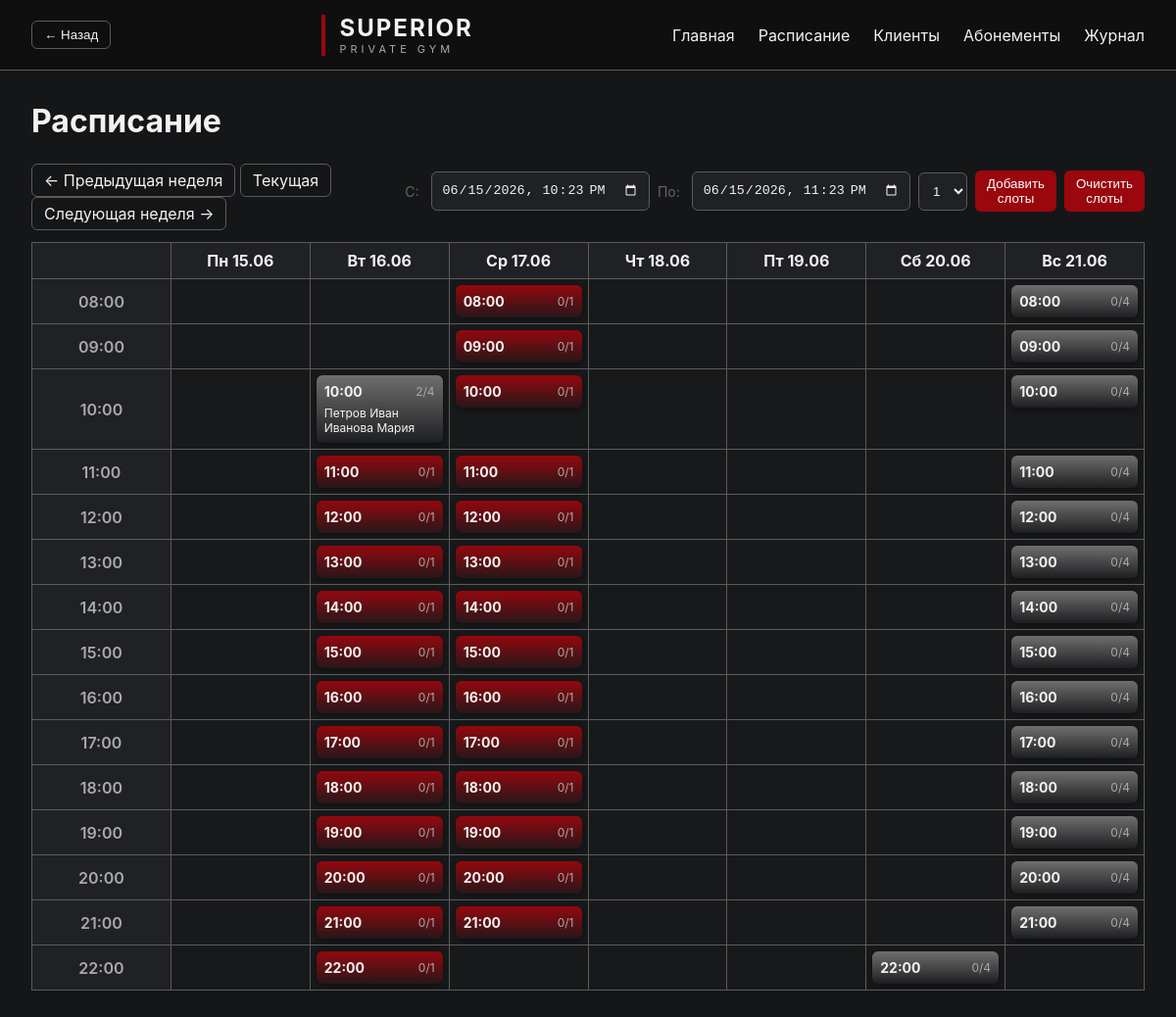
The app's page /schedule with its own data.
### app.py (models this page shows, shortened)
class Slot(Base):
    __tablename__ = "slots"
    id = Column(Integer, primary_key=True)
    start_time = Column(DateTime)
    capacity = Column(Integer, default=4)

class Client(Base):
    __tablename__ = "clients"
    id = Column(Integer, primary_key=True)
    first_name = Column(String, nullable=True)
    last_name = Column(String, nullable=True)
    patronymic = Column(String, nullable=True)
    birth_year = Column(Integer, nullable=True)
    birth_place = Column(String, nullable=True)
    phone = Column(String, nullable=True)
    name = Column(String, nullable=True)
    remaining_sessions = Column(Integer, default=1)

### app.py (the view)
@app.get("/schedule")
def schedule(request: Request, db: Session = Depends(get_db), week_offset: int = 0):
    slots = db.query(Slot).order_by(Slot.start_time).all()
    now = datetime.now()
    base_week_start = (now - timedelta(days=now.weekday())).replace(hour=0, minute=0, second=0, microsecond=0)
    week_start = base_week_start + timedelta(days=7 * week_offset)
    days = [week_start + timedelta(days=i) for i in range(7)]
    hours = list(range(8, 23))
    default_time = datetime.now().strftime("%Y-%m-%dT%H:%M")
    default_end_time = (datetime.now() + timedelta(hours=1)).strftime("%Y-%m-%dT%H:%M")
    grid = {(d_idx, h): None for d_idx in range(7) for h in hours}
    for slot in slots:
        if not slot.start_time:
            continue
        slot_dt = slot.start_time
        delta = slot_dt.date() - week_start.date()
        if delta.days < 0 or delta.days >= 7:
            continue
        day_index = delta.days
        hour = slot_dt.hour
        if hour in hours:
            bookings = db.query(Booking).filter(Booking.slot_id == slot.id).all()
            clients_in_slot = [db.get(Client, b.client_id) for b in bookings]
            grid[(day_index, hour)] = {
                'slot': slot,
                'booked': len(clients_in_slot),
                'clients': clients_in_slot,
            }
    return templates.TemplateResponse(
        request=request,
        name="schedule.html",
        context={
            "days": days,
            "hours": hours,
            "grid": grid,
            "default_time": default_time,
                "default_end_time": default_end_time,
            "week_offset": week_offset,
        },
    )

### templates/schedule.html (shortened to what this page needs)
{% extends "base.html" %}
{% block content %}
<div class="page-title">
    <h1>Расписание</h1>
</div>
{% set flash = request.query_params.get('flash') %}
<div class="page-controls" style="margin-bottom:12px; display:flex; gap:12px; align-items:center;">
    <div class="week-nav">
        <a class="btn btn--ghost" href="/schedule?week_offset={{ week_offset - 1 }}">← Предыдущая неделя</a>
        <a class="btn btn--ghost" href="/schedule?week_offset=0">Текущая</a>
        <a class="btn btn--ghost" href="/schedule?week_offset={{ week_offset + 1 }}">Следующая неделя →</a>
    </div>
    <form method="post" action="/slots/add" class="form-row" style="flex-direction:row;gap:8px;align-items:center;margin-left:auto;">
        <span style="font-size: 14px; color: #666; margin-right: 4px;">С:</span>
        <input class="field" type="datetime-local" name="start_time" value="{{ default_time }}" required />
        <span style="font-size: 14px; color: #666; margin-right: 4px;">По:</span>
        <input class="field" type="datetime-local" name="end_time" value="{{ default_end_time }}" required />
        <select name="capacity" class="field">
            <option value="1">1</option>
        </select>
        <button class="btn">Добавить слоты</button>
        <button class="btn" onclick="this.form.action='/slots/remove';">Очистить слоты</button>
    </form>
</div>
<div class="calendar">
    <table class="calendar-table">
        <thead>
            <tr>
                <th></th>
                {% set ru_days = ['Пн','Вт','Ср','Чт','Пт','Сб','Вс'] %}
                {% for day in days %}
                <th>{{ ru_days[loop.index0] }} {{ day.strftime('%d.%m') }}</th>
                {% endfor %}
            </tr>
        </thead>
        <tbody>
            {% for hour in hours %}
            <tr>
                <td class="calendar-time">{{ '%02d:00' % hour }}</td>
                {% for d_idx in range(0,7) %}
                <td class="calendar-cell">
                    {% set cell = grid.get((d_idx, hour)) %}
                    {% if cell %}
                    {%- set color_class = '' -%}
                    {%- if cell.slot.capacity == 1 -%}
                        {%- set color_class = 'slot--red' -%}
                    {%- elif cell.slot.capacity == 2 -%}
                        {%- set color_class = 'slot--yellow' -%}
                    {%- else -%}
                        {%- if cell.booked >= cell.slot.capacity -%}
                            {%- set color_class = 'slot--green' -%}
                        {%- else -%}
                            {%- set color_class = 'slot--gray' -%}
                        {%- endif -%}
                    {%- endif -%}
                    <a class="panel {{ color_class }}" href="/slot/{{ cell.slot.id }}?week_offset={{ week_offset }}">
                        <div class="slot-meta">
                            <div class="card-time">{{ cell.slot.start_time.strftime('%H:%M') }}</div>
                            <div class="card-capacity">{{ cell.booked }}/{{ cell.slot.capacity }}</div>
                        </div>
                        {% if cell.clients %}
                        <ul class="cell-clients">
                            {% for c in cell.clients %}
                            <li>{{ c.fio() }}</li>
                            {% endfor %}
                        </ul>
                        {% endif %}
                    </a>
                    {% endif %}
                </td>
                {% endfor %}
            </tr>
            {% endfor %}
        </tbody>
    </table>
</div>
{% endblock %}

### templates/base.html (shortened to what this page needs)
<!DOCTYPE html>
<html lang="ru">
<head>
    <link rel="stylesheet"
          href="/static/style.css">
</head>
<body>
<header class="header">
    <div class="left-controls">
        <button class="btn btn--ghost" onclick="history.back()">← Назад</button>
    </div>
    <div class="logo">
        <span class="logo-red"></span>
        <div>
            <div class="brand">
                SUPERIOR
            </div>
            <div class="subtitle">
                PRIVATE GYM
            </div>
        </div>
    </div>
    <nav>
        <a href="/">
            Главная
        </a>
        <a href="/schedule">
            Расписание
        </a>
        <a href="/clients">
            Клиенты
        </a>
        <a href="/subscriptions">
            Абонементы
        </a>
        <a href="/journal">
            Журнал
        </a>
    </nav>
</header>
<main class="container">
    {% block content %}
    {% endblock %}
</main>
</body>
</html>

### static/style.css (style rules this page uses)
:root { --bg: #151618; --surface: #1F2124; --surface-hover: #252525; --text: #f2f2f2; --muted: #aaaaaa; --accent: #9A070D; --accent-hover: #B10A11; --accent-soft: rgba(154,7,13,.15); --warm_1: #8A6A4A; --warm_2: #7B5A3D; --green: #3c8f3f; --border: #5B5B5B; --radius: 6px; --radius-lg: 10px; --pad: 10px; --pad-lg: 20px; --btn-pad: 6px 12px; --row-height: 41px; --wrapper-rows: 10; }
.panel { background: var(--surface); border-radius: var(--radius-lg); padding: var(--pad-lg); color: var(--text); }
.btn { display: inline-block; padding: var(--btn-pad); border-radius: var(--radius); background: var(--accent); color: white; border: none; cursor: pointer; text-decoration: none; text-align: center; }
.btn--ghost { background: transparent; border: 1px solid var(--border); color: var(--text); }
.form-row { display: flex; flex-direction: column; gap: 6px; margin-bottom: 12px; }
.field { padding: var(--pad); border-radius: var(--radius); border: 1px solid var(--border); background: var(--surface); color: var(--text); }
* { margin: 0; padding: 0; box-sizing: border-box; }
body { background: var(--bg); color: var(--text); font-family: Inter, Arial, sans-serif; min-height: 100vh; }
.header { height: 72px; border-bottom: 1px solid var(--border); display: flex; justify-content: space-between; align-items: center; padding: 0 32px; background: #0f0f0f; }
.logo { display: flex; align-items: center; gap: 14px; }
.logo-red { width: 4px; height: 42px; background: var(--accent); display: block; }
.brand { font-size: 24px; font-weight: 700; letter-spacing: 2px; }
.subtitle { font-size: 11px; letter-spacing: 4px; color: var(--muted); }
nav { display: flex; gap: 24px; }
nav a { text-decoration: none; color: var(--text); transition: .2s; }
.container { max-width: 1400px; margin: 0 auto; padding: 32px; }
.card, .stat-card, .panel { background: var(--surface); border-radius: var(--radius-lg); padding: var(--pad-lg); color: var(--text); }
.card-time { font-size: 18px; font-weight: 600; margin-bottom: 10px; }
.card-capacity { color: var(--muted); }
form { display: flex; gap: 12px; align-items: center; }
select, input, textarea { background: var(--surface); color: var(--text); border: 1px solid var(--border); padding: var(--pad); border-radius: var(--radius); }
input[type="datetime-local"], input[type="date"] { color: var(--text); -webkit-text-fill-color: var(--text); }
button { background: var(--accent); color: white; border: none; border-radius: var(--radius); padding: var(--btn-pad); cursor: pointer; }
.page-title { margin-bottom: 24px; display: flex; justify-content: space-between; align-items: center; }
.cell-clients { list-style: none; margin: 6px 0 0 0; padding: 0; }
.cell-clients li { font-size: 12px; color: var(--text); }
.left-controls { display: flex; align-items: center; margin-right: 12px; }
.calendar { overflow-x: auto; margin-top: 12px; }
.calendar-table { width: 100%; border-collapse: collapse; table-layout: fixed; }
.calendar-table th, .calendar-table td { border: 1px solid var(--border); }
.calendar-table thead th { background: var(--surface); padding: 8px; text-align: center; }
.calendar-time { width: 72px; background: var(--surface); color: var(--muted); text-align: center; font-weight: 600; padding: 8px; }
.calendar-cell { min-height: 64px; vertical-align: top; padding: 6px; background: rgba(255,255,255,0.01); }
.calendar-cell .card, .calendar-cell .panel { display: block; text-decoration: none; height: 100%; padding: 8px; border-left: 0; border-radius: var(--radius); background: linear-gradient(180deg, rgba(211, 47, 47, 0.678), rgba(211,47,47,0.08)); color: var(--text); box-shadow: 0 2px 6px rgba(0,0,0,0.4); overflow: hidden; text-overflow: ellipsis; }
.calendar-cell .card-time { font-size: 14px; font-weight: 700; }
.calendar-cell .card-capacity { font-size: 12px; color: var(--muted); }
.calendar-cell .panel.slot--red { background: linear-gradient(180deg, rgba(154,7,13,0.95), rgba(154,7,13,0.12)); }
.calendar-cell .panel.slot--gray { background: linear-gradient(180deg, rgba(120,120,120,0.9), rgba(120,120,120,0.06)); }
.calendar-cell .slot-meta { display: flex; justify-content: space-between; align-items: center; gap: 8px; }
.calendar-cell .card-time { margin-bottom: 0; }

### records on screen
Slot: slot.start_time "08:00", slot.capacity "1"
Slot: slot.start_time "08:00", slot.capacity "4"
Slot: slot.start_time "09:00", slot.capacity "1"
Slot: slot.start_time "09:00", slot.capacity "4"
Slot: slot.start_time "10:00", slot.capacity "4"
Client: fio "Петров Иван"
Client: fio "Иванова Мария"
Slot: slot.start_time "10:00", slot.capacity "1"
Slot: slot.start_time "10:00", slot.capacity "4"
Slot: slot.start_time "11:00", slot.capacity "1"
Slot: slot.start_time "11:00", slot.capacity "1"
Slot: slot.start_time "11:00", slot.capacity "4"
Slot: slot.start_time "12:00", slot.capacity "1"
Slot: slot.start_time "12:00", slot.capacity "1"
Slot: slot.start_time "12:00", slot.capacity "4"
Slot: slot.start_time "13:00", slot.capacity "1"
Slot: slot.start_time "13:00", slot.capacity "1"
Slot: slot.start_time "13:00", slot.capacity "4"
Slot: slot.start_time "14:00", slot.capacity "1"
Slot: slot.start_time "14:00", slot.capacity "1"
Slot: slot.start_time "14:00", slot.capacity "4"
Slot: slot.start_time "15:00", slot.capacity "1"
Slot: slot.start_time "15:00", slot.capacity "1"
Slot: slot.start_time "15:00", slot.capacity "4"
Slot: slot.start_time "16:00", slot.capacity "1"
Slot: slot.start_time "16:00", slot.capacity "1"
Slot: slot.start_time "16:00", slot.capacity "4"
Slot: slot.start_time "17:00", slot.capacity "1"
Slot: slot.start_time "17:00", slot.capacity "1"
Slot: slot.start_time "17:00", slot.capacity "4"
Slot: slot.start_time "18:00", slot.capacity "1"
Slot: slot.start_time "18:00", slot.capacity "1"
Slot: slot.start_time "18:00", slot.capacity "4"
Slot: slot.start_time "19:00", slot.capacity "1"
Slot: slot.start_time "19:00", slot.capacity "1"
Slot: slot.start_time "19:00", slot.capacity "4"
Slot: slot.start_time "20:00", slot.capacity "1"
Slot: slot.start_time "20:00", slot.capacity "1"
Slot: slot.start_time "20:00", slot.capacity "4"
Slot: slot.start_time "21:00", slot.capacity "1"
Slot: slot.start_time "21:00", slot.capacity "1"
Slot: slot.start_time "21:00", slot.capacity "4"
Slot: slot.start_time "22:00", slot.capacity "1"
Slot: slot.start_time "22:00", slot.capacity "4"

### other values on screen
{{ ru_days[loop.index0] }} "Пн" "Вт" "Ср" "Чт" "Пт" "Сб" "Вс"
{{ day.strftime('%d.%m') }} "15.06" "16.06" "17.06" "18.06" "19.06" "20.06" "21.06"
{{ '%02d:00' % hour }} "08:00" "09:00" "10:00" "11:00" "12:00" "13:00" "14:00" "15:00" "16:00" "17:00" "18:00" "19:00" "20:00" "21:00" "22:00"
{{ cell.booked }} "0" "0" "0" "0" "2" "0" "0" "0" "0" "0" "0" "0" "0" "0" "0" "0" "0" "0" "0" "0" "0" "0" "0" "0" "0" "0" "0" "0" "0" "0" "0" "0" "0" "0" "0" "0" "0" "0" "0" "0" "0" "0"
